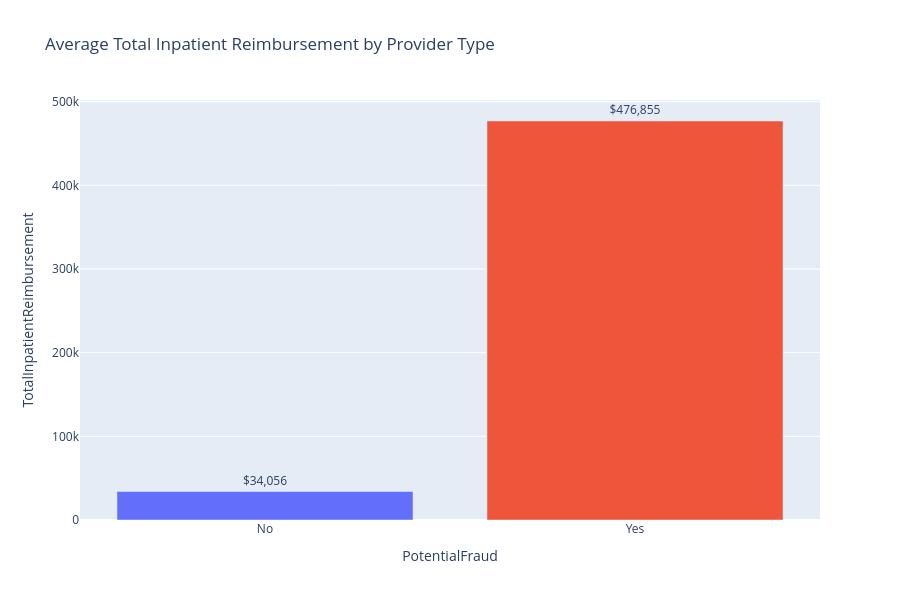

The notebook cell saved with this chart:
### Markdown cell above
## Reimbursement Comparison: Fraud vs Non-Fraud Providers

### Code cell
comparison_df = reimbursement_summary.reset_index()
fig = px.bar(
    comparison_df,
    x="PotentialFraud",
    y="TotalInpatientReimbursement",
    color="PotentialFraud",
    title="Average Total Inpatient Reimbursement by Provider Type",
    text="TotalInpatientReimbursement"
)
fig.update_traces(
    texttemplate="$%{text:,.0f}",
    textposition="outside"
)
fig.update_layout(width=900, height=600, showlegend=False)
fig.show()

### Figure 1 — Plotly figure (JSON) as saved in the notebook; plotly's stock layout.template omitted (floating-point values rounded to 4 significant figures)
{"data": [{"hovertemplate": "PotentialFraud=%{x}<br>TotalInpatientReimbursement=%{text}<extra></extra>", "legendgroup": "No", "marker": {"color": "#636efa", "pattern": {"shape": ""}}, "name": "No", "orientation": "v", "showlegend": true, "text": [34060.0], "textposition": "outside", "texttemplate": "$%{text:,.0f}", "type": "bar", "x": ["No"], "xaxis": "x", "y": [34060.0], "yaxis": "y"}, {"hovertemplate": "PotentialFraud=%{x}<br>TotalInpatientReimbursement=%{text}<extra></extra>", "legendgroup": "Yes", "marker": {"color": "#EF553B", "pattern": {"shape": ""}}, "name": "Yes", "orientation": "v", "showlegend": true, "text": [476900.0], "textposition": "outside", "texttemplate": "$%{text:,.0f}", "type": "bar", "x": ["Yes"], "xaxis": "x", "y": [476900.0], "yaxis": "y"}], "layout": {"barmode": "relative", "height": 600, "legend": {"title": {"text": "PotentialFraud"}, "tracegroupgap": 0}, "showlegend": false, "title": {"text": "Average Total Inpatient Reimbursement by Provider Type"}, "width": 900, "xaxis": {"anchor": "y", "categoryarray": ["No", "Yes"], "categoryorder": "array", "domain": [0, 1], "title": {"text": "PotentialFraud"}}, "yaxis": {"anchor": "x", "domain": [0, 1], "title": {"text": "TotalInpatientReimbursement"}}}}
